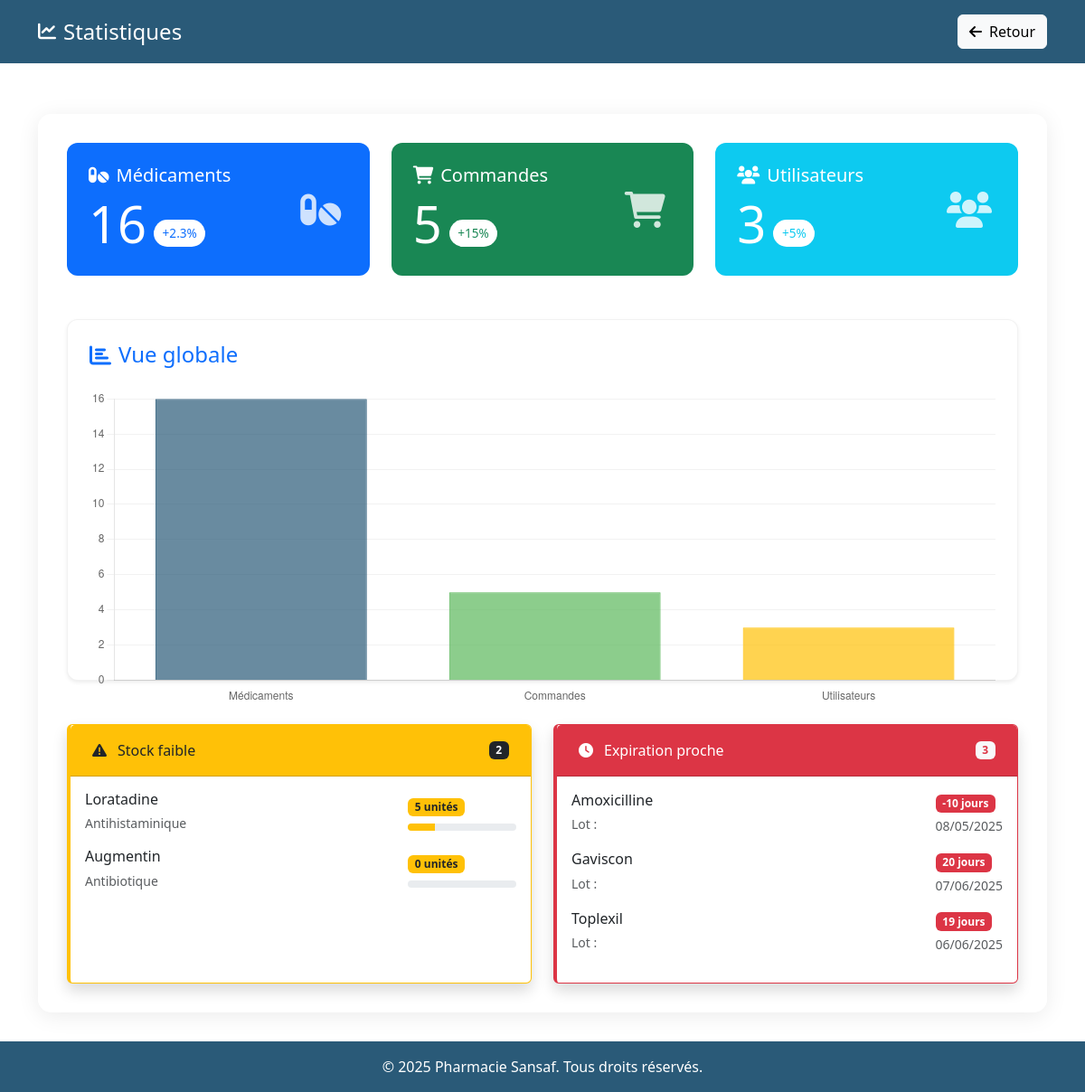
/statistiques (signed in), run on the app's committed database.
### models.py (models this page shows)
class Medicament(db.Model):
    id = db.Column(db.Integer, primary_key=True)
    name = db.Column(db.String(100), nullable=False, unique=True)
    quantity = db.Column(db.Integer, nullable=False)
    dosage = db.Column(db.String(50), nullable=False)
    expiration = db.Column(db.Date, nullable=False)
    price = db.Column(db.Float, nullable=False)  # Prix unitaire
    form = db.Column(db.String(50), nullable=False)  # Forme pharmaceutique
    category = db.Column(db.String(100), nullable=False)  # Catégorie thérapeutique

### app.py (the view)
@app.route('/statistiques')
@login_required
@admin_required
def statistiques():
    total_medicaments = Medicament.query.count()
    total_commandes = Commande.query.count()
    total_utilisateurs = User.query.count()
    commandes_en_attente = Commande.query.filter_by(status="Pending").count()
    medicaments_faible_stock = Medicament.query.filter(Medicament.quantity < 10).all()
    medicaments_expiration_proche = Medicament.query.filter(
        Medicament.expiration <= datetime.utcnow().date() + timedelta(days=30)
    ).all()
    today = datetime.utcnow().date()
    for med in medicaments_expiration_proche:
        med.days_until_expiration = (med.expiration - today).days
    return render_template(
        'statistiques.html',
        total_medicaments=total_medicaments,
        total_commandes=total_commandes,
        total_utilisateurs=total_utilisateurs,
        commandes_en_attente=commandes_en_attente,
        medicaments_faible_stock=medicaments_faible_stock,
        medicaments_expiration_proche=medicaments_expiration_proche
    )

### app.py (called while the page is built)
def admin_required(f):
    @wraps(f)
    def decorated_function(*args, **kwargs):
        if current_user.role != "admin":
            flash("Accès refusé : Vous n'avez pas les droits nécessaires.", "danger")
            return redirect(url_for("stock"))
        return f(*args, **kwargs)
    return decorated_function

@login_manager.user_loader
def load_user(user_id):
    return db.session.get(User, int(user_id))

### templates/statistiques.html (shortened to what this page needs)
<!DOCTYPE html>
<html lang="fr">
<head>
    <link href="https://cdn.jsdelivr.net/npm/bootstrap@5.3.0/dist/css/bootstrap.min.css" rel="stylesheet">
    <link href="https://cdnjs.cloudflare.com/ajax/libs/font-awesome/6.0.0-beta3/css/all.min.css" rel="stylesheet">
</head>
<body>
    <header class="text-white py-3">
        <div class="container d-flex justify-content-between align-items-center">
            <h2 class="h4 mb-0 d-flex align-items-center">
                <i class="fas fa-chart-line me-2" style="font-size: 1.25rem"></i>Statistiques
            </h2>
            <nav>
                <a href="{{ url_for('stock') }}" class="btn btn-light d-flex align-items-center">
                    <i class="fas fa-arrow-left me-2"></i>Retour
                </a>
            </nav>
        </div>
    </header>
    <main class="container mt-4 flex-grow-1">
        <div class="management-container">
            <div class="row g-4 mb-5">
                <div class="col-md-4">
                    <div class="stat-card card bg-primary text-white">
                        <div class="card-body">
                            <div class="d-flex justify-content-between align-items-center">
                                <div>
                                    <h5 class="mb-2 d-flex align-items-center">
                                        <i class="fas fa-pills me-2"></i>Médicaments
                                    </h5>
                                    <div class="d-flex align-items-end gap-2">
                                        <p class="display-4 mb-0">{{ total_medicaments }}</p>
                                        <span class="data-badge bg-white text-primary mb-2">+2.3%</span>
                                    </div>
                                </div>
                                <i class="fas fa-pills stat-icon"></i>
                            </div>
                        </div>
                    </div>
                </div>
                <div class="col-md-4">
                    <div class="stat-card card bg-success text-white">
                        <div class="card-body">
                            <div class="d-flex justify-content-between align-items-center">
                                <div>
                                    <h5 class="mb-2 d-flex align-items-center">
                                        <i class="fas fa-shopping-cart me-2"></i>Commandes
                                    </h5>
                                    <div class="d-flex align-items-end gap-2">
                                        <p class="display-4 mb-0">{{ total_commandes }}</p>
                                        <span class="data-badge bg-white text-success mb-2">+15%</span>
                                    </div>
                                </div>
                                <i class="fas fa-shopping-cart stat-icon"></i>
                            </div>
                        </div>
                    </div>
                </div>
                <div class="col-md-4">
                    <div class="stat-card card bg-info text-white">
                        <div class="card-body">
                            <div class="d-flex justify-content-between align-items-center">
                                <div>
                                    <h5 class="mb-2 d-flex align-items-center">
                                        <i class="fas fa-users me-2"></i>Utilisateurs
                                    </h5>
                                    <div class="d-flex align-items-end gap-2">
                                        <p class="display-4 mb-0">{{ total_utilisateurs }}</p>
                                        <span class="data-badge bg-white text-info mb-2">+5%</span>
                                    </div>
                                </div>
                                <i class="fas fa-users stat-icon"></i>
                            </div>
                        </div>
                    </div>
                </div>
            </div>
            <div class="chart-container mb-5 shadow-sm">
                <h4 class="mb-4 text-primary d-flex align-items-center">
                    <i class="fas fa-chart-bar me-2"></i>Vue globale
                </h4>
                <canvas id="statsChart"></canvas>
            </div>
            <div class="row g-4">
                <div class="col-lg-6">
                    <div class="alert-card card border-warning shadow">
                        <div class="card-header bg-warning text-dark d-flex align-items-center">
                            <i class="fas fa-exclamation-triangle"></i>
                            <span>Stock faible</span>
                            <span class="badge bg-dark ms-auto">{{ medicaments_faible_stock|length }}</span>
                        </div>
                        <div class="card-body">
                            {% for medicament in medicaments_faible_stock %}
                            <div class="d-flex justify-content-between align-items-center mb-3">
                                <div class="me-3 flex-grow-1">
                                    <h6 class="mb-1">{{ medicament.name }}</h6>
                                    <small class="text-muted">{{ medicament.category }}</small>
                                </div>
                                <div class="text-nowrap">
                                    <span class="badge bg-warning text-dark">{{ medicament.quantity }} unités</span>
                                    <div class="progress mt-2">
                                        <div class="progress-bar bg-warning"
                                             style="width: {{ (medicament.quantity/20)*100 }}%"></div>
                                    </div>
                                </div>
                            </div>
                            {% endfor %}
                        </div>
                    </div>
                </div>
                <div class="col-lg-6">
                    <div class="alert-card card border-danger shadow">
                        <div class="card-header bg-danger text-white d-flex align-items-center">
                            <i class="fas fa-clock"></i>
                            <span>Expiration proche</span>
                            <span class="badge bg-light text-danger ms-auto">{{ medicaments_expiration_proche|length }}</span>
                        </div>
                        <div class="card-body">
                            {% for medicament in medicaments_expiration_proche %}
                            <div class="d-flex justify-content-between align-items-center mb-3">
                                <div class="me-3 flex-grow-1">
                                    <h6 class="mb-1">{{ medicament.name }}</h6>
                                    <small class="text-muted">Lot : {{ medicament.batch_number }}</small>
                                </div>
                                <div class="text-nowrap">
                                    <span class="badge bg-danger">{{ medicament.days_until_expiration }} jours</span>
                                    <small class="d-block text-muted mt-1">{{ medicament.expiration.strftime('%d/%m/%Y') }}</small>
                                </div>
                            </div>
                            {% endfor %}
                        </div>
                    </div>
                </div>
            </div>
        </div>
    </main>
    <footer class="text-white text-center py-3 mt-auto">
        <div class="container">
            <p class="mb-0">&copy; 2025 Pharmacie Sansaf. Tous droits réservés.</p>
        </div>
    </footer>
    <script>
        const ctx = document.getElementById('statsChart').getContext('2d');
        new Chart(ctx, {
            type: 'bar',
            data: {
                labels: ['Médicaments', 'Commandes', 'Utilisateurs'],
                datasets: [{
                    label: 'Statistiques',
                    data: [{{ total_medicaments }}, {{ total_commandes }}, {{ total_utilisateurs }}],
                    backgroundColor: [
                        'rgba(42, 90, 120, 0.7)',
                        'rgba(92, 184, 92, 0.7)',
                        'rgba(255, 193, 7, 0.7)'
                    ],
                    borderColor: [
                        'rgba(42, 90, 120, 1)',
                        'rgba(92, 184, 92, 1)',
                        'rgba(255, 193, 7, 1)'
                    ],
                    borderWidth: 1
                }]
            },
            options: {
                responsive: true,
                maintainAspectRatio: false,
                plugins: {
                    legend: { display: false },
                    tooltip: {
                        backgroundColor: 'rgba(0,0,0,0.9)',
                        titleFont: { size: 14 },
                        bodyFont: { size: 14 },
                        padding: 12
                    }
                },
                scales: {
                    y: {
                        beginAtZero: true,
                        grid: { color: 'rgba(0,0,0,0.05)' },
                        ticks: {
                            color: '#666',
                            font: { weight: '500' }
                        }
                    },
                    x: {
                        grid: { display: false },
                        ticks: {
                            color: '#666',
                            font: { weight: '500' }
                        }
                    }
                }
            }
        });
    </script>
</body>
</html>

### templates/statistiques.html (style rules this page uses)
:root { --primary-color: #2a5a78; --secondary-color: #5cb85c; --warning-color: #ffc107; --danger-color: #dc3545; --light-bg: #f8f9fa; --dark-bg: #1a1a1a; }
body { font-family: 'Segoe UI', system-ui, sans-serif; min-height: 100vh; display: flex; flex-direction: column; }
.management-container { background: rgba(255,255,255,0.98); border-radius: 15px; padding: 2rem; margin: 2rem auto; box-shadow: 0 4px 25px rgba(0,0,0,0.08); max-width: 1400px; }
.stat-card { border: none; border-radius: 12px; transition: all 0.3s cubic-bezier(0.25, 0.8, 0.25, 1); overflow: hidden; height: 100%; }
.stat-card .card-body { padding: 1.5rem; }
.stat-icon { font-size: 2.5rem; opacity: 0.8; transition: transform 0.3s; width: 60px; text-align: center; }
.chart-container { height: 400px; position: relative; background: white; border-radius: 12px; padding: 1.5rem; border: 1px solid rgba(0,0,0,0.05); }
.alert-card { border-left: 4px solid transparent; transition: transform 0.2s; height: 100%; }
.alert-card .card-header { display: flex; align-items: center; gap: 0.75rem; padding: 1rem 1.5rem; }
.progress { height: 8px; border-radius: 4px; min-width: 120px; }
.data-badge { font-size: 0.85em; padding: 0.35em 0.7em; border-radius: 20px; }
header { background-color: var(--primary-color) !important; }
footer { background-color: var(--primary-color) !important; }

### data on the page
Medicament: name "Loratadine", category "Antihistaminique", quantity "5"
Medicament: name "Augmentin", category "Antibiotique", quantity "0"
Medicament: name "Amoxicilline", days_until_expiration "-10", expiration "08/05/2025"
Medicament: name "Gaviscon", days_until_expiration "20", expiration "07/06/2025"
Medicament: name "Toplexil", days_until_expiration "19", expiration "06/06/2025"

### other printed values
{{ total_medicaments }} "16"
{{ total_commandes }} "5"
{{ total_utilisateurs }} "3"
{{ medicaments_faible_stock|length }} "2"
{{ medicaments_expiration_proche|length }} "3"
chart data {{ total_medicaments }} 16
chart data {{ total_commandes }} 5
chart data {{ total_utilisateurs }} 3
